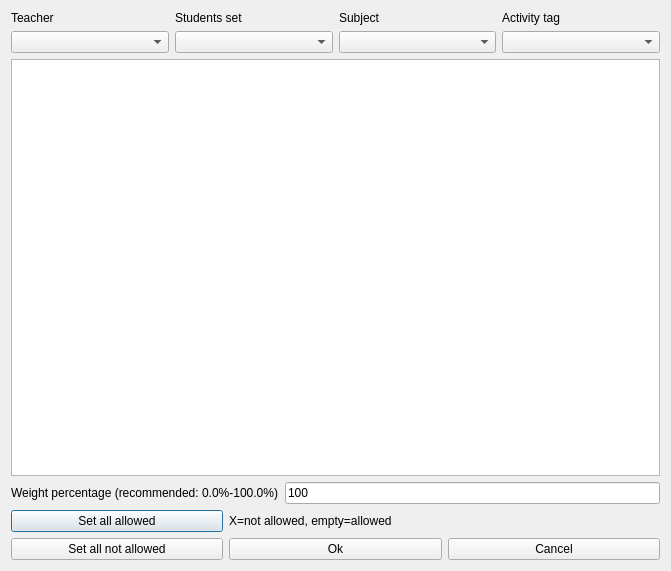
<?xml version="1.0" encoding="UTF-8"?>
<ui version="4.0">
 <class>ModifyConstraintActivitiesPreferredStartingTimesForm_template</class>
 <widget class="QDialog" name="ModifyConstraintActivitiesPreferredStartingTimesForm_template">
  <property name="geometry">
   <rect>
    <x>0</x>
    <y>0</y>
    <width>671</width>
    <height>571</height>
   </rect>
  </property>
  <property name="windowTitle">
   <string extracomment="This is the title of the dialog to modify a constraint of this type">Modify activities preferred starting times</string>
  </property>
  <layout class="QGridLayout" name="gridLayout_2">
   <item row="0" column="0">
    <layout class="QGridLayout" name="filterGridLayout">
     <item row="1" column="0">
      <widget class="QComboBox" name="teachersComboBox"/>
     </item>
     <item row="1" column="3">
      <widget class="QComboBox" name="activityTagsComboBox"/>
     </item>
     <item row="1" column="2">
      <widget class="QComboBox" name="subjectsComboBox"/>
     </item>
     <item row="0" column="3">
      <widget class="QLabel" name="activityTagsTextLabel">
       <property name="text">
        <string>Activity tag</string>
       </property>
       <property name="wordWrap">
        <bool>false</bool>
       </property>
      </widget>
     </item>
     <item row="0" column="0">
      <widget class="QLabel" name="teachersTextLabel">
       <property name="text">
        <string>Teacher</string>
       </property>
       <property name="wordWrap">
        <bool>false</bool>
       </property>
      </widget>
     </item>
     <item row="1" column="1">
      <widget class="QComboBox" name="studentsComboBox"/>
     </item>
     <item row="0" column="1">
      <widget class="QLabel" name="studentsTextLabel">
       <property name="text">
        <string>Students set</string>
       </property>
       <property name="wordWrap">
        <bool>false</bool>
       </property>
      </widget>
     </item>
     <item row="0" column="2">
      <widget class="QLabel" name="subjectsTextLabel">
       <property name="text">
        <string>Subject</string>
       </property>
       <property name="wordWrap">
        <bool>false</bool>
       </property>
      </widget>
     </item>
    </layout>
   </item>
   <item row="1" column="0">
    <widget class="QTableWidget" name="preferredTimesTable"/>
   </item>
   <item row="2" column="0">
    <layout class="QHBoxLayout" name="weightBoxLayout">
     <item>
      <widget class="QLabel" name="weightTextLabel">
       <property name="frameShape">
        <enum>QFrame::NoFrame</enum>
       </property>
       <property name="frameShadow">
        <enum>QFrame::Plain</enum>
       </property>
       <property name="text">
        <string>Weight percentage (recommended: 0.0%-100.0%)</string>
       </property>
       <property name="wordWrap">
        <bool>false</bool>
       </property>
      </widget>
     </item>
     <item>
      <widget class="QLineEdit" name="weightLineEdit">
       <property name="text">
        <string notr="true">100</string>
       </property>
      </widget>
     </item>
    </layout>
   </item>
   <item row="3" column="0">
    <layout class="QGridLayout" name="buttonsGridLayout">
     <item row="0" column="0">
      <widget class="QPushButton" name="setAllAllowedPushButton">
       <property name="text">
        <string comment="It refers to time slots">Set all allowed</string>
       </property>
      </widget>
     </item>
     <item row="0" column="1" colspan="2">
      <widget class="QLabel" name="label">
       <property name="text">
        <string extracomment="This is an explanation in a dialog for a constraint. It says that symbol X means that this slot is not allowed, and an empty cell means that the slot is allowed">X=not allowed, empty=allowed</string>
       </property>
      </widget>
     </item>
     <item row="1" column="0">
      <widget class="QPushButton" name="setAllNotAllowedPushButton">
       <property name="text">
        <string comment="It refers to time slots">Set all not allowed</string>
       </property>
      </widget>
     </item>
     <item row="1" column="1">
      <widget class="QPushButton" name="okPushButton">
       <property name="text">
        <string>Ok</string>
       </property>
      </widget>
     </item>
     <item row="1" column="2">
      <widget class="QPushButton" name="cancelPushButton">
       <property name="text">
        <string>Cancel</string>
       </property>
      </widget>
     </item>
    </layout>
   </item>
  </layout>
 </widget>
 <layoutdefault spacing="6" margin="11"/>
 <resources/>
 <connections/>
</ui>
